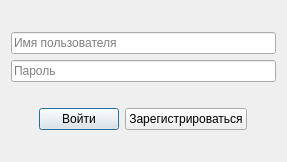
<?xml version="1.0" encoding="UTF-8"?>
<ui version="4.0">
 <class>Dialog</class>
 <widget class="QDialog" name="Dialog">
  <property name="geometry">
   <rect>
    <x>0</x>
    <y>0</y>
    <width>287</width>
    <height>162</height>
   </rect>
  </property>
  <property name="windowTitle">
   <string>Войти</string>
  </property>
  <layout class="QVBoxLayout" name="verticalLayout">
   <item>
    <spacer name="verticalSpacer_2">
     <property name="orientation">
      <enum>Qt::Vertical</enum>
     </property>
     <property name="sizeHint" stdset="0">
      <size>
       <width>20</width>
       <height>40</height>
      </size>
     </property>
    </spacer>
   </item>
   <item>
    <widget class="QLineEdit" name="usernameLineEdit">
     <property name="inputMethodHints">
      <set>Qt::ImhNoPredictiveText</set>
     </property>
     <property name="placeholderText">
      <string>Имя пользователя</string>
     </property>
    </widget>
   </item>
   <item>
    <widget class="QLineEdit" name="passwordLineEdit">
     <property name="inputMethodHints">
      <set>Qt::ImhHiddenText|Qt::ImhNoAutoUppercase|Qt::ImhNoPredictiveText|Qt::ImhSensitiveData</set>
     </property>
     <property name="echoMode">
      <enum>QLineEdit::Password</enum>
     </property>
     <property name="placeholderText">
      <string>Пароль</string>
     </property>
     <property name="clearButtonEnabled">
      <bool>false</bool>
     </property>
    </widget>
   </item>
   <item>
    <widget class="QLabel" name="warningLabel">
     <property name="styleSheet">
      <string notr="true">color: red</string>
     </property>
     <property name="text">
      <string/>
     </property>
     <property name="alignment">
      <set>Qt::AlignCenter</set>
     </property>
    </widget>
   </item>
   <item>
    <layout class="QHBoxLayout" name="horizontalLayout">
     <item>
      <spacer name="horizontalSpacer">
       <property name="orientation">
        <enum>Qt::Horizontal</enum>
       </property>
       <property name="sizeHint" stdset="0">
        <size>
         <width>40</width>
         <height>20</height>
        </size>
       </property>
      </spacer>
     </item>
     <item>
      <widget class="QPushButton" name="loginPushButton">
       <property name="sizePolicy">
        <sizepolicy hsizetype="Fixed" vsizetype="Fixed">
         <horstretch>0</horstretch>
         <verstretch>0</verstretch>
        </sizepolicy>
       </property>
       <property name="text">
        <string>Войти</string>
       </property>
      </widget>
     </item>
     <item>
      <widget class="QPushButton" name="registerPushButton">
       <property name="sizePolicy">
        <sizepolicy hsizetype="Fixed" vsizetype="Fixed">
         <horstretch>0</horstretch>
         <verstretch>0</verstretch>
        </sizepolicy>
       </property>
       <property name="text">
        <string>Зарегистрироваться</string>
       </property>
      </widget>
     </item>
     <item>
      <spacer name="horizontalSpacer_2">
       <property name="orientation">
        <enum>Qt::Horizontal</enum>
       </property>
       <property name="sizeHint" stdset="0">
        <size>
         <width>40</width>
         <height>20</height>
        </size>
       </property>
      </spacer>
     </item>
    </layout>
   </item>
   <item>
    <spacer name="verticalSpacer">
     <property name="orientation">
      <enum>Qt::Vertical</enum>
     </property>
     <property name="sizeHint" stdset="0">
      <size>
       <width>20</width>
       <height>40</height>
      </size>
     </property>
    </spacer>
   </item>
  </layout>
 </widget>
 <resources/>
 <connections/>
</ui>
